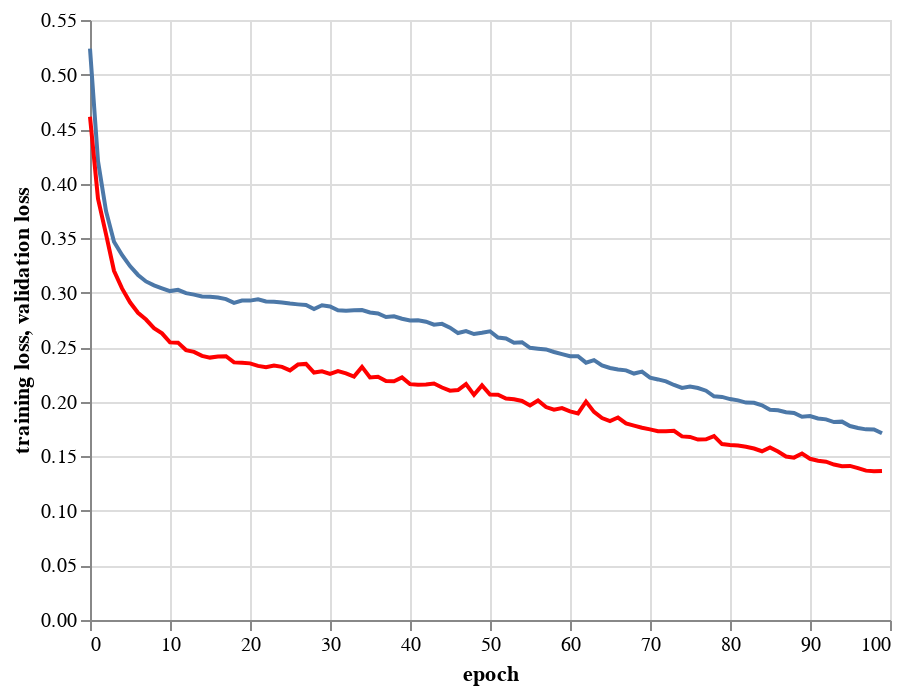

Source (notebook cell):
### Code cell
train = alt.Chart(pd.DataFrame({'training loss': training_loss, 'validation loss': validation_loss}).reset_index(names = 'epoch')).mark_line().encode(x = 'epoch', y = 'training loss')
validation = alt.Chart(pd.DataFrame({'training loss': training_loss, 'validation loss': validation_loss}).reset_index(names = 'epoch')).mark_line(color = 'red').encode(x = 'epoch', y = 'validation loss')
train + validation

### Figure 1 — Vega-Lite specification as saved in the notebook (floating-point values rounded to 4 significant figures)
{"config": {"view": {"continuousWidth": 400, "continuousHeight": 300}}, "layer": [{"data": {"name": "data-51a4d5ab0139289e1a58d06e808ebbe6"}, "mark": "line", "encoding": {"x": {"field": "epoch", "type": "quantitative"}, "y": {"field": "training loss", "type": "quantitative"}}}, {"data": {"name": "data-51a4d5ab0139289e1a58d06e808ebbe6"}, "mark": {"type": "line", "color": "red"}, "encoding": {"x": {"field": "epoch", "type": "quantitative"}, "y": {"field": "validation loss", "type": "quantitative"}}}], "$schema": "https://vega.github.io/schema/vega-lite/v4.17.0.json", "datasets": {"data-51a4d5ab0139289e1a58d06e808ebbe6": [{"epoch": 0, "training loss": 0.5237, "validation loss": 0.4613}, {"epoch": 1, "training loss": 0.4206, "validation loss": 0.3861}, {"epoch": 2, "training loss": 0.375, "validation loss": 0.3537}, {"epoch": 3, "training loss": 0.3468, "validation loss": 0.3201}, {"epoch": 4, "training loss": 0.3346, "validation loss": 0.304}, {"epoch": 5, "training loss": 0.3244, "validation loss": 0.2912}, {"epoch": 6, "training loss": 0.3163, "validation loss": 0.2816}, {"epoch": 7, "training loss": 0.3104, "validation loss": 0.2754}, {"epoch": 8, "training loss": 0.3067, "validation loss": 0.2675}, {"epoch": 9, "training loss": 0.304, "validation loss": 0.2627}, {"epoch": 10, "training loss": 0.3015, "validation loss": 0.2545}, {"epoch": 11, "training loss": 0.3027, "validation loss": 0.2542}, {"epoch": 12, "training loss": 0.2996, "validation loss": 0.2474}, {"epoch": 13, "training loss": 0.2983, "validation loss": 0.2457}, {"epoch": 14, "training loss": 0.2966, "validation loss": 0.2421}, {"epoch": 15, "training loss": 0.2962, "validation loss": 0.2405}, {"epoch": 16, "training loss": 0.2955, "validation loss": 0.2415}, {"epoch": 17, "training loss": 0.2941, "validation loss": 0.2418}, {"epoch": 18, "training loss": 0.2907, "validation loss": 0.2361}, {"epoch": 19, "training loss": 0.2928, "validation loss": 0.2358}, {"epoch": 20, "training loss": 0.2928, "validation loss": 0.2353}, {"epoch": 21, "training loss": 0.2939, "validation loss": 0.233}, {"epoch": 22, "training loss": 0.292, "validation loss": 0.2317}, {"epoch": 23, "training loss": 0.2918, "validation loss": 0.2334}, {"epoch": 24, "training loss": 0.2911, "validation loss": 0.232}, {"epoch": 25, "training loss": 0.2901, "validation loss": 0.2288}, {"epoch": 26, "training loss": 0.2893, "validation loss": 0.2342}, {"epoch": 27, "training loss": 0.2887, "validation loss": 0.2347}, {"epoch": 28, "training loss": 0.2851, "validation loss": 0.2268}, {"epoch": 29, "training loss": 0.2885, "validation loss": 0.228}, {"epoch": 30, "training loss": 0.2875, "validation loss": 0.2256}, {"epoch": 31, "training loss": 0.284, "validation loss": 0.2282}, {"epoch": 32, "training loss": 0.2835, "validation loss": 0.2262}, {"epoch": 33, "training loss": 0.2839, "validation loss": 0.2232}, {"epoch": 34, "training loss": 0.2841, "validation loss": 0.232}, {"epoch": 35, "training loss": 0.2819, "validation loss": 0.2223}, {"epoch": 36, "training loss": 0.2811, "validation loss": 0.223}, {"epoch": 37, "training loss": 0.2777, "validation loss": 0.219}, {"epoch": 38, "training loss": 0.2783, "validation loss": 0.2188}, {"epoch": 39, "training loss": 0.2761, "validation loss": 0.2223}, {"epoch": 40, "training loss": 0.2745, "validation loss": 0.2162}, {"epoch": 41, "training loss": 0.2747, "validation loss": 0.2157}, {"epoch": 42, "training loss": 0.2734, "validation loss": 0.2159}, {"epoch": 43, "training loss": 0.2707, "validation loss": 0.2168}, {"epoch": 44, "training loss": 0.2715, "validation loss": 0.2131}, {"epoch": 45, "training loss": 0.268, "validation loss": 0.2102}, {"epoch": 46, "training loss": 0.263, "validation loss": 0.2108}, {"epoch": 47, "training loss": 0.2648, "validation loss": 0.2163}, {"epoch": 48, "training loss": 0.2621, "validation loss": 0.2063}, {"epoch": 49, "training loss": 0.2632, "validation loss": 0.215}, {"epoch": 50, "training loss": 0.2647, "validation loss": 0.2067}, {"epoch": 51, "training loss": 0.2589, "validation loss": 0.2065}, {"epoch": 52, "training loss": 0.258, "validation loss": 0.2031}, {"epoch": 53, "training loss": 0.2542, "validation loss": 0.2023}, {"epoch": 54, "training loss": 0.2547, "validation loss": 0.2007}, {"epoch": 55, "training loss": 0.2495, "validation loss": 0.1967}, {"epoch": 56, "training loss": 0.2487, "validation loss": 0.2012}, {"epoch": 57, "training loss": 0.248, "validation loss": 0.1952}, {"epoch": 58, "training loss": 0.2457, "validation loss": 0.1927}, {"epoch": 59, "training loss": 0.2437, "validation loss": 0.1942}, {"epoch": 60, "training loss": 0.2418, "validation loss": 0.1912}, {"epoch": 61, "training loss": 0.2417, "validation loss": 0.1893}, {"epoch": 62, "training loss": 0.2359, "validation loss": 0.2002}, {"epoch": 63, "training loss": 0.2382, "validation loss": 0.1907}, {"epoch": 64, "training loss": 0.2333, "validation loss": 0.1852}, {"epoch": 65, "training loss": 0.231, "validation loss": 0.1823}, {"epoch": 66, "training loss": 0.2297, "validation loss": 0.1856}, {"epoch": 67, "training loss": 0.2288, "validation loss": 0.1803}, {"epoch": 68, "training loss": 0.2259, "validation loss": 0.1782}, {"epoch": 69, "training loss": 0.2276, "validation loss": 0.1762}, {"epoch": 70, "training loss": 0.2222, "validation loss": 0.1747}, {"epoch": 71, "training loss": 0.2205, "validation loss": 0.173}, {"epoch": 72, "training loss": 0.2187, "validation loss": 0.1729}, {"epoch": 73, "training loss": 0.2154, "validation loss": 0.1734}, {"epoch": 74, "training loss": 0.2128, "validation loss": 0.1683}, {"epoch": 75, "training loss": 0.214, "validation loss": 0.1678}, {"epoch": 76, "training loss": 0.2126, "validation loss": 0.1654}, {"epoch": 77, "training loss": 0.2102, "validation loss": 0.1657}, {"epoch": 78, "training loss": 0.205, "validation loss": 0.1685}, {"epoch": 79, "training loss": 0.2045, "validation loss": 0.1613}, {"epoch": 80, "training loss": 0.2025, "validation loss": 0.1604}, {"epoch": 81, "training loss": 0.2014, "validation loss": 0.1599}, {"epoch": 82, "training loss": 0.1993, "validation loss": 0.1589}, {"epoch": 83, "training loss": 0.199, "validation loss": 0.1572}, {"epoch": 84, "training loss": 0.1968, "validation loss": 0.1547}, {"epoch": 85, "training loss": 0.1928, "validation loss": 0.1582}, {"epoch": 86, "training loss": 0.1923, "validation loss": 0.1544}, {"epoch": 87, "training loss": 0.1904, "validation loss": 0.1499}, {"epoch": 88, "training loss": 0.1898, "validation loss": 0.1488}, {"epoch": 89, "training loss": 0.1863, "validation loss": 0.1526}, {"epoch": 90, "training loss": 0.1869, "validation loss": 0.1478}, {"epoch": 91, "training loss": 0.1847, "validation loss": 0.1459}, {"epoch": 92, "training loss": 0.1839, "validation loss": 0.1451}, {"epoch": 93, "training loss": 0.1814, "validation loss": 0.1425}, {"epoch": 94, "training loss": 0.1818, "validation loss": 0.141}, {"epoch": 95, "training loss": 0.1778, "validation loss": 0.1413}, {"epoch": 96, "training loss": 0.1759, "validation loss": 0.1393}, {"epoch": 97, "training loss": 0.1747, "validation loss": 0.1369}, {"epoch": 98, "training loss": 0.1747, "validation loss": 0.1364}, {"epoch": 99, "training loss": 0.1712, "validation loss": 0.1367}]}}
